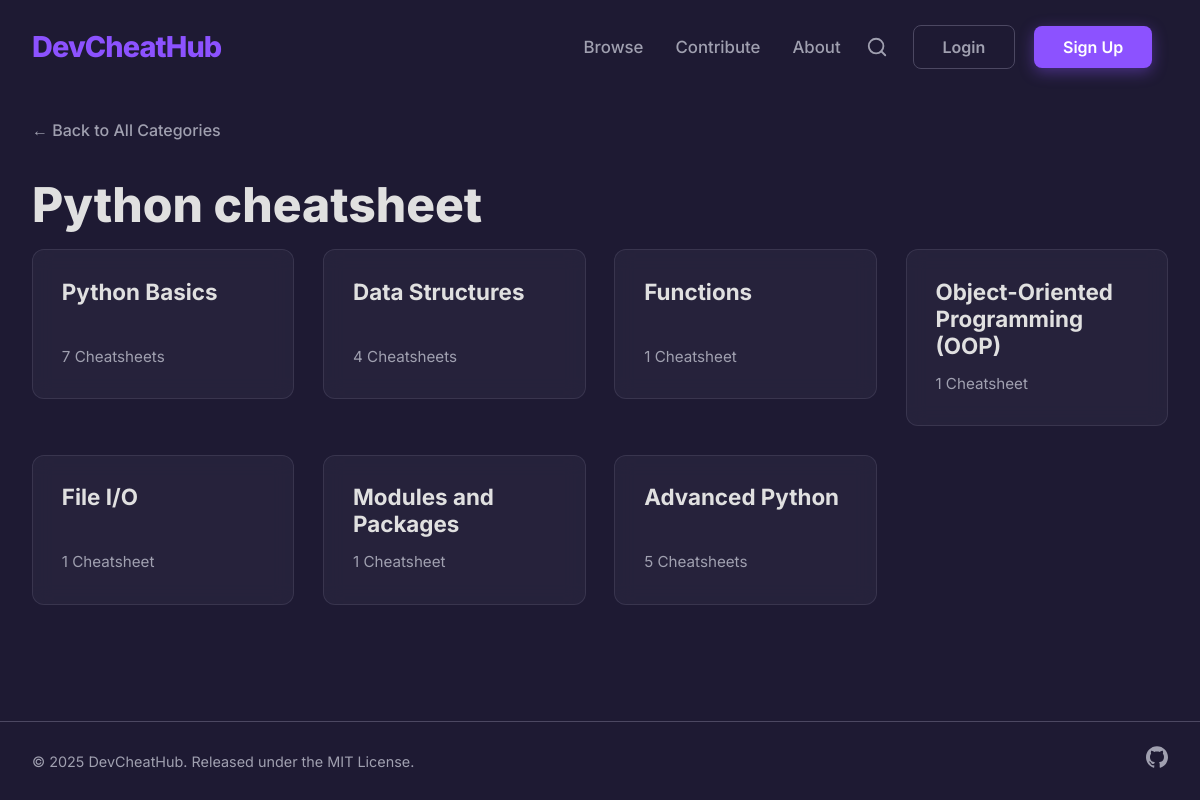
The page /category/python/ on the database its author committed.
### core/models.py (models this page shows, shortened)
class Category(models.Model):
    name = models.CharField(max_length=100)
    slug = models.SlugField(max_length=100, unique=True, blank=True)
    parent = models.ForeignKey(
        'self',
        on_delete=models.CASCADE,
        null=True,
        blank=True,
        related_name='subcategories'
    )
    order = models.PositiveIntegerField(default=0)
    icon = models.FileField(upload_to='category_icons/', null=True, blank=True)
    class Meta:
        verbose_name_plural = "Categories"
        ordering = ['order']
        unique_together = ('parent', 'name')

### core/views.py (the view, shortened to what this page needs)
# urls.py: path('category/<slug:category_slug>/', views.category_detail, name='category_detail'),
def category_detail(request, category_slug):
    category = get_object_or_404(Category, slug=category_slug)
    if category.subcategories.exists():
        context = {
            'category': category,
            'subcategories': category.subcategories.all()
        }
        return render(request, 'core/subcategory_list.html', context)

### templates/core/subcategory_list.html (shortened to what this page needs)
{% extends "base.html" %}
{% block content %}
<div class="container">
    <a href="{% url 'category_list' %}#browse-categories" class="breadcrumb">&larr; Back to All Categories</a>
    <h1 class="page-title">{{ category.name }} cheatsheet</h1>
    <div class="card-grid">
        {% for sub in subcategories %}
            <a href="{% url 'category_detail' sub.slug %}" class="card-link">
                <div class="card">
                    <h2 class="card-title">{{ sub.name }}</h2>
                    <p class="card-count">{{ sub.cheatsheets.count }} Cheatsheet{{ sub.cheatsheets.count|pluralize }}</p>
                </div>
            </a>
        {% empty %}
            <p>No topics found in this category.</p>
        {% endfor %}
    </div>
</div>
{% endblock %}

### static/css/styles.css (style rules this page uses)
:root { --primary-bg: #1E1A33; --secondary-bg: #2C2842; --accent-color: #8C52FF; --text-primary: #E0E0E0; --text-secondary: #A0A0B0; --card-bg: #2C2842; --border-color: #4C4862; --code-bg: #211D34; --gradient-start: #8C52FF; --gradient-end: #00C2FF; --btn-hover-border: #00C2FF; }
body { background-color: var(--primary-bg); color: var(--text-primary); font-family: 'Inter', sans-serif, -apple-system, BlinkMacSystemFont, "Segoe UI", Roboto, Helvetica, Arial, "Apple Color Emoji", "Segoe UI Emoji", "Segoe UI Symbol"; margin: 0; font-size: 16px; line-height: 1.6; -webkit-font-smoothing: antialiased; -moz-osx-font-smoothing: grayscale; pointer-events: none; user-select: none; -webkit-user-select: none; }
h1, h2, h3, h4, h5, h6 { color: var(--text-primary); line-height: 1.2; margin-top: 0; }
p { color: var(--text-secondary); }
.container { max-width: 1200px; margin: 0 auto; padding: 1.5rem 2rem; }
#particles-js, .main-header, .btn, a, button, input, textarea, .card, .snippet-container, .CodeMirror { pointer-events: auto; }
.card-grid { display: grid; grid-template-columns: repeat(4, 1fr); gap: 1.8rem; }
.card-link { text-decoration: none; }
.card { background-color: rgba(44, 40, 66, 0.6); -webkit-backdrop-filter: blur(10px); backdrop-filter: blur(10px); padding: 1.8rem; border-radius: 12px; border: 1px solid rgba(76, 72, 98, 0.5); transition: transform 0.3s ease, box-shadow 0.3s ease, border-color 0.3s ease; display: flex; flex-direction: column; justify-content: space-between; min-height: 150px; position: relative; overflow: hidden; }
.card::before { content: ''; position: absolute; top: -50%; left: -50%; width: 200%; height: 200%; background: radial-gradient(circle at center, rgba(140, 82, 255, 0.05) 0%, transparent 70%); opacity: 0; transition: opacity 0.3s ease; z-index: 0; }
.card-title { margin: 0 0 0.75rem 0; color: var(--text-primary); font-size: 1.4rem; font-weight: 700; z-index: 1; }
.card-count { margin: 0; color: var(--text-secondary); font-size: 0.95rem; z-index: 1; }
.page-title { font-size: 3rem; font-weight: 800; color: var(--text-primary); margin-bottom: 1rem; border-bottom: none; }
.breadcrumb { color: var(--text-secondary); text-decoration: none; display: inline-flex; align-items: center; margin-bottom: 2rem; font-weight: 500; }
html { height: 100%; box-sizing: border-box; }
*, *::before, *::after { box-sizing: inherit; }
body { display: flex; flex-direction: column; min-height: 100vh; }

### rows shown on the page
Category: name "Python"
Category: name "Python Basics", cheatsheets.count "7"
Category: name "Data Structures", cheatsheets.count "4"
Category: name "Functions", cheatsheets.count "1"
Category: name "Object-Oriented Programming (OOP)", cheatsheets.count "1"
Category: name "File I/O", cheatsheets.count "1"
Category: name "Modules and Packages", cheatsheets.count "1"
Category: name "Advanced Python", cheatsheets.count "5"
